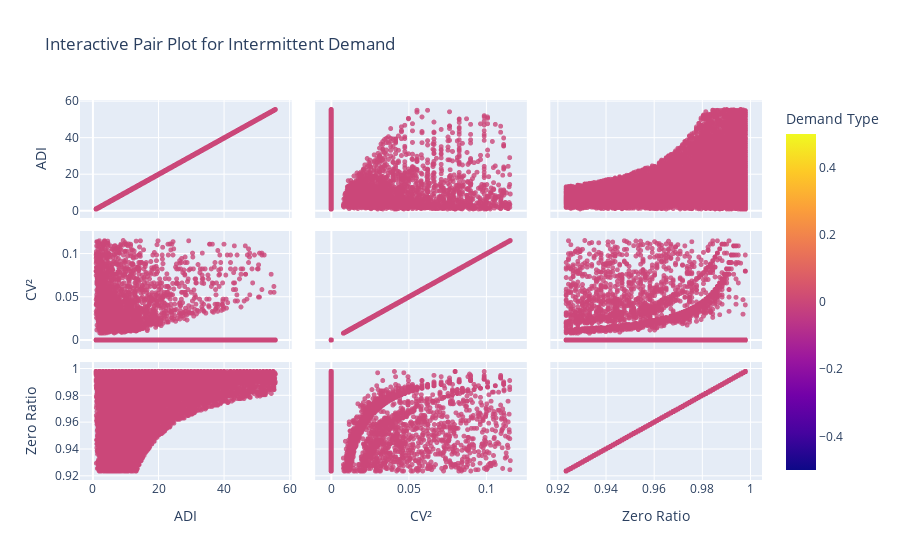

Notebook cell for this chart:
### Code cell
fig = px.scatter_matrix(
    df_filtered,
    # Liệt kê các cột muốn so sánh cặp
    dimensions=["ADI", "cv2", "zero_ratio"],
    color="demand_type_2",
    title="Interactive Pair Plot for Intermittent Demand",
    labels={
        "ADI": "ADI",
        "cv2": "CV²",
        "zero_ratio": "Zero Ratio",
        "demand_type_2": "Demand Type",
    },
)

# Tinh chỉnh marker như yêu cầu cũ
fig.update_traces(marker=dict(size=5, opacity=0.8))
fig.update_layout(legend_title_text="Demand Type")
print(name_mapping)
fig.show()

### Figure 1 — Plotly figure (JSON) as saved in the notebook; plotly's stock layout.template omitted (floating-point values rounded to 4 significant figures; data arrays with more than 128 entries replaced by an {"elided": "..."} marker saying what was removed)
{"data": [{"dimensions": [{"axis": {"matches": true}, "label": "ADI", "values": {"elided": "10244 float values"}}, {"axis": {"matches": true}, "label": "CV²", "values": {"elided": "10244 float values"}}, {"axis": {"matches": true}, "label": "Zero Ratio", "values": {"elided": "10244 float values"}}], "hovertemplate": "%{xaxis.title.text}=%{x}<br>%{yaxis.title.text}=%{y}<br>Demand Type=%{marker.color}<extra></extra>", "legendgroup": "", "marker": {"color": {"elided": "10244 int values"}, "coloraxis": "coloraxis", "opacity": 0.8, "size": 5, "symbol": "circle"}, "name": "", "showlegend": false, "type": "splom"}], "layout": {"coloraxis": {"colorbar": {"title": {"text": "Demand Type"}}, "colorscale": [[0, "#0d0887"], [0.1111, "#46039f"], [0.2222, "#7201a8"], [0.3333, "#9c179e"], [0.4444, "#bd3786"], [0.5556, "#d8576b"], [0.6667, "#ed7953"], [0.7778, "#fb9f3a"], [0.8889, "#fdca26"], [1, "#f0f921"]]}, "dragmode": "select", "legend": {"title": {"text": "Demand Type"}, "tracegroupgap": 0}, "title": {"text": "Interactive Pair Plot for Intermittent Demand"}}}
